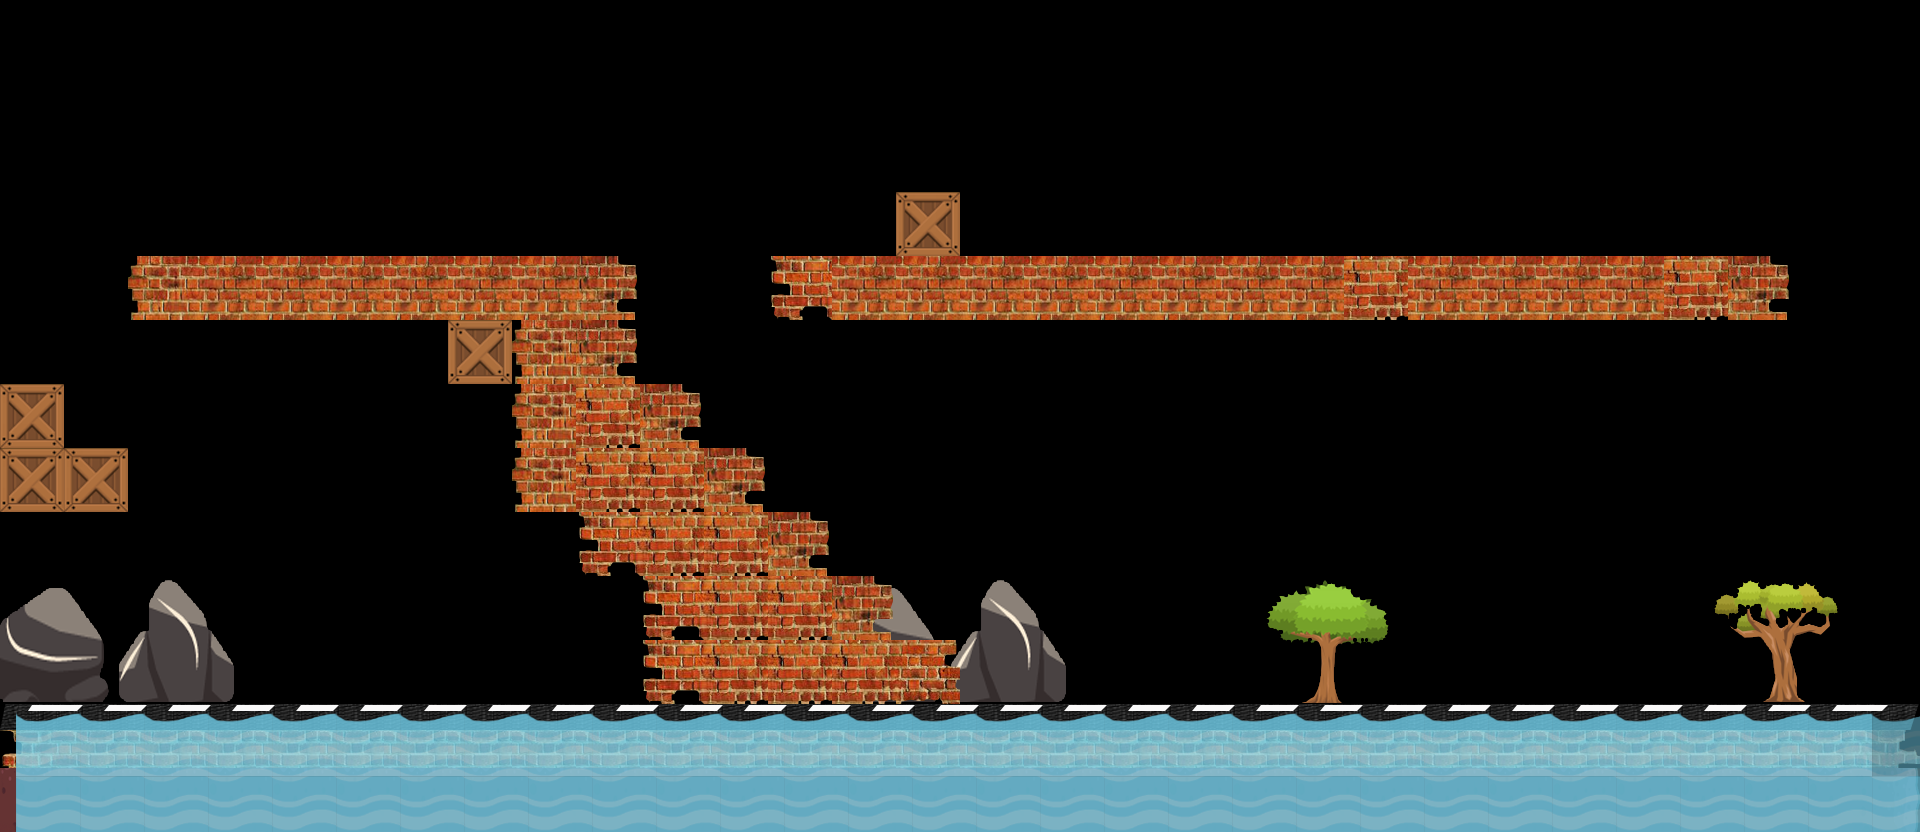

This game map was drawn from its Tiled (.tmx) file and the tilesets committed beside it. A one-line description and the full map source follow:
An orthogonal 30x13 tile map with 64x64 px tiles, 4 tile layers (bg2, bg1, floor, fg) and 49 objects (6x enemy, player, goal).

<map version="1.0" orientation="orthogonal" renderorder="right-down" width="30" height="13" tilewidth="64" tileheight="64" nextobjectid="247">
 <tileset firstgid="1" name="tileset_01" tilewidth="64" tileheight="64" tilecount="96" columns="12">
  <image source="tileset_01.png" width="768" height="512" />
 </tileset>
 <layer name="bg2" width="30" height="13" offsetx="-16" offsety="0">
  <data encoding="csv">
0,0,0,0,0,0,0,0,0,0,0,0,0,0,0,0,0,0,0,0,0,0,0,0,0,0,0,0,0,0,
0,0,0,0,0,0,0,0,0,0,0,0,0,0,0,0,0,0,0,0,0,0,0,0,0,0,0,0,0,0,
0,0,0,0,0,0,0,0,0,0,0,0,0,0,0,0,0,0,0,0,0,0,0,0,0,0,0,0,0,0,
0,0,0,0,0,0,0,0,0,0,0,0,0,0,0,0,0,0,0,0,0,0,0,0,0,0,0,0,0,0,
0,0,0,0,0,0,0,0,0,0,0,0,0,0,0,0,0,0,0,0,0,0,0,0,0,0,0,0,0,0,
0,0,0,0,0,0,0,0,0,0,0,0,0,0,0,0,0,0,0,0,0,0,0,0,0,0,0,0,0,0,
0,0,0,0,0,0,0,0,0,0,0,0,0,0,0,0,0,0,0,0,0,0,0,0,0,0,0,0,0,0,
0,0,0,0,0,0,0,0,0,0,0,0,0,0,0,0,0,0,0,0,0,0,0,0,0,0,0,0,0,0,
0,0,0,0,0,0,0,0,0,0,0,0,0,0,0,0,0,0,0,0,0,0,0,0,0,0,0,0,0,0,
73,74,75,76,0,0,0,0,0,0,0,0,0,73,74,75,76,0,0,0,79,80,0,0,0,0,0,51,52,0,
85,86,87,88,0,0,0,0,0,0,0,0,0,85,86,87,88,0,0,0,91,92,0,0,0,0,0,63,64,0,
0,0,0,0,0,0,0,0,0,0,0,0,0,0,0,0,0,0,0,0,0,0,0,0,0,0,0,0,0,0,
0,0,0,0,0,0,0,0,0,0,0,0,0,0,0,0,0,0,0,0,0,0,0,0,0,0,0,0,0,0
</data>
 </layer>
 <layer name="bg1" width="30" height="13" offsetx="0" offsety="4">
  <data encoding="csv">
0,0,0,0,0,0,0,0,0,0,0,0,0,0,0,0,0,0,0,0,0,0,0,0,0,0,0,0,0,0,
0,0,0,0,0,0,0,0,0,0,0,0,0,0,0,0,0,0,0,0,0,0,0,0,0,0,0,0,0,0,
0,0,0,0,0,0,0,0,0,0,0,0,0,0,0,0,0,0,0,0,0,0,0,0,0,0,0,0,0,0,
0,0,0,0,0,0,0,0,0,0,0,0,0,0,0,0,0,0,0,0,0,0,0,0,0,0,0,0,0,0,
0,0,0,0,0,0,0,0,0,0,0,0,0,0,0,0,0,0,0,0,0,0,0,0,0,0,0,0,0,0,
0,0,0,0,0,0,0,0,0,0,0,0,0,0,0,0,0,0,0,0,0,0,0,0,0,0,0,0,0,0,
0,0,0,0,0,0,0,0,0,0,0,0,0,0,0,0,0,0,0,0,0,0,0,0,0,0,0,0,0,0,
0,0,0,0,0,0,0,0,0,0,0,0,0,0,0,0,0,0,0,0,0,0,0,0,0,0,0,0,0,0,
0,0,0,0,0,0,0,0,0,0,0,0,0,0,0,0,0,0,0,0,0,0,0,0,0,0,0,0,0,0,
0,0,0,0,0,0,0,0,0,0,0,0,0,0,0,0,0,0,0,0,0,0,0,0,0,0,0,0,0,0,
0,0,0,0,0,0,0,0,0,0,0,0,0,0,0,0,0,0,0,0,0,0,0,0,0,0,0,0,0,0,
0,0,0,0,0,0,0,0,0,0,0,0,0,0,0,0,0,0,0,0,0,0,0,0,0,0,0,0,0,0,
0,0,0,0,0,0,0,0,0,0,0,0,0,0,0,0,0,0,0,0,0,0,0,0,0,0,0,0,0,0
</data>
 </layer>
 <layer name="floor" width="30" height="13">
  <data encoding="csv">
0,0,0,0,0,0,0,0,0,0,0,0,0,0,0,0,0,0,0,0,0,0,0,0,0,0,0,0,0,0,
0,0,0,0,0,0,0,0,0,0,0,0,0,0,0,0,0,0,0,0,0,0,0,0,0,0,0,0,0,0,
0,0,0,0,0,0,0,0,0,0,0,0,0,0,0,0,0,0,0,0,0,0,0,0,0,0,0,0,0,0,
0,0,0,0,0,0,0,0,0,0,0,0,0,0,18,0,0,0,0,0,0,0,0,0,0,0,0,0,0,0,
0,0,58,59,59,59,59,59,59,60,0,0,70,59,59,59,59,59,59,59,59,71,59,59,59,59,71,60,0,0,
0,0,0,0,0,0,0,18,58,60,0,0,0,0,0,0,0,0,0,0,0,0,0,0,0,0,0,0,0,0,
18,0,0,0,0,0,0,0,58,71,60,0,0,0,0,0,0,0,0,0,0,0,0,0,0,0,0,0,0,0,
18,18,0,0,0,0,0,0,58,71,71,60,0,0,0,0,0,0,0,0,0,0,0,0,0,0,0,0,0,0,
0,0,0,0,0,0,0,0,0,70,71,71,60,0,0,0,0,0,0,0,0,0,0,0,0,0,0,0,0,0,
0,0,0,0,0,0,0,0,0,0,70,71,71,60,0,0,0,0,0,0,0,0,0,0,0,0,0,0,0,0,
0,0,0,0,0,0,0,0,0,0,70,71,71,71,72,0,0,0,0,0,0,0,0,0,0,0,0,0,0,0,
46,47,47,47,47,47,47,47,47,47,47,47,47,47,47,47,47,47,47,47,47,47,47,47,47,47,47,47,47,48,
14,14,14,14,14,14,14,14,14,14,14,14,14,14,14,14,14,14,14,14,14,14,14,14,14,14,14,14,14,15
</data>
 </layer>
 <layer name="fg" width="30" height="13" offsetx="16" offsety="8">
  <data encoding="csv">
0,0,0,0,0,0,0,0,0,0,0,0,0,0,0,0,0,0,0,0,0,0,0,0,0,0,0,0,0,0,
0,0,0,0,0,0,0,0,0,0,0,0,0,0,0,0,0,0,0,0,0,0,0,0,0,0,0,0,0,0,
0,0,0,0,0,0,0,0,0,0,0,0,0,0,0,0,0,0,0,0,0,0,0,0,0,0,0,0,0,0,
0,0,0,0,0,0,0,0,0,0,0,0,0,0,0,0,0,0,0,0,0,0,0,0,0,0,0,0,0,0,
0,0,0,0,0,0,0,0,0,0,0,0,0,0,0,0,0,0,0,0,0,0,0,0,0,0,0,0,0,0,
0,0,0,0,0,0,0,0,0,0,0,0,0,0,0,0,0,0,0,0,0,0,0,0,0,0,0,0,0,0,
0,0,0,0,0,0,0,0,0,0,0,0,0,0,0,0,0,0,0,0,0,0,0,0,0,0,0,0,0,0,
0,0,0,0,0,0,0,0,0,0,0,0,0,0,0,0,0,0,0,0,0,0,0,0,0,0,0,0,0,0,
0,0,0,0,0,0,0,0,0,0,0,0,0,0,0,0,0,0,0,0,0,0,0,0,0,0,0,0,0,0,
0,0,0,0,0,0,0,0,0,0,0,0,0,0,0,0,0,0,57,0,0,0,0,0,0,0,0,0,0,0,
0,0,0,0,0,0,0,0,0,0,0,0,0,0,0,0,0,0,0,0,0,0,0,0,0,0,0,0,0,0,
41,41,41,41,41,41,41,41,41,41,41,41,41,41,41,41,41,41,41,41,41,41,41,41,41,41,41,41,41,41,
43,43,43,43,43,43,43,43,43,43,43,43,43,43,43,43,43,43,43,43,43,43,43,43,43,43,43,43,43,43
</data>
 </layer>
 <objectgroup name="actors">
  <object id="1" type="player" x="1648" y="640" width="62" height="63" />
  <object id="2" name="dino" type="enemy" x="320" y="624" width="61" height="65" />
  <object id="5" type="goal" x="544" y="608" width="65" height="73" />
  <object id="6" name="zombie1" type="enemy" x="64" y="384" width="61" height="65" />
  <object id="7" name="zombie1" type="enemy" x="1344" y="512" width="61" height="65" />
  <object id="9" name="zombie2" type="enemy" x="1136" y="176" width="61" height="65" />
  <object id="37" gid="9" x="688" y="704" width="64" height="64" />
  <object id="38" gid="9" x="1088" y="704" width="64" height="64" />
  <object id="43" gid="34" x="1056" y="256" width="32" height="32" />
  <object id="44" gid="34" x="1216" y="704" width="32" height="32" />
  <object id="45" gid="34" x="832" y="560" width="32" height="32" />
  <object id="56" gid="10" x="272" y="448" width="32" height="32" />
  <object id="58" gid="10" x="480" y="528" width="32" height="32" />
  <object id="59" gid="10" x="208" y="448" width="32" height="32" />
  <object id="60" gid="10" x="592" y="256" width="32" height="32" />
  <object id="61" gid="10" x="544" y="256" width="32" height="32" />
  <object id="62" gid="10" x="544" y="208" width="32" height="32" />
  <object id="63" gid="10" x="496" y="256" width="32" height="32" />
  <object id="68" gid="10" x="480" y="624" width="32" height="32" />
  <object id="69" gid="10" x="1008" y="688" width="32" height="32" />
  <object id="70" gid="10" x="1168" y="576" width="32" height="32" />
  <object id="71" gid="10" x="1568" y="560" width="32" height="32" />
  <object id="116" gid="10" x="912" y="624" width="32" height="32" />
  <object id="117" gid="10" x="656" y="304" width="32" height="32" />
  <object id="118" gid="10" x="720" y="416" width="32" height="32" />
  <object id="119" gid="10" x="784" y="480" width="32" height="32" />
  <object id="120" gid="10" x="1520" y="224" width="32" height="32" />
  <object id="121" gid="10" x="1568" y="224" width="32" height="32" />
  <object id="122" gid="10" x="1616" y="224" width="32" height="32" />
  <object id="123" gid="10" x="1472" y="224" width="32" height="32" />
  <object id="204" gid="34" x="800" y="256" width="32" height="32" />
  <object id="205" name="zombie3" type="enemy" x="640" y="304" width="61" height="65" />
  <object id="206" gid="34" x="208" y="704" width="32" height="32" />
  <object id="207" name="zombie1" type="enemy" x="944" y="448" width="61" height="65" />
  <object id="208" gid="20" x="1840" y="704" width="64" height="64" />
  <object id="227" gid="10" x="1520" y="560" width="32" height="32" />
  <object id="228" gid="10" x="1072" y="576" width="32" height="32" />
  <object id="229" gid="10" x="1120" y="576" width="32" height="32" />
  <object id="230" gid="10" x="1616" y="560" width="32" height="32" />
  <object id="231" gid="10" x="480" y="576" width="32" height="32" />
  <object id="237" gid="10" x="1568" y="160" width="32" height="32" />
  <object id="238" gid="10" x="1472" y="192" width="32" height="32" />
  <object id="239" gid="10" x="1520" y="192" width="32" height="32" />
  <object id="241" gid="10" x="1664" y="224" width="32" height="32" />
  <object id="242" gid="10" x="1616" y="192" width="32" height="32" />
  <object id="243" gid="10" x="1568" y="192" width="32" height="32" />
  <object id="244" gid="10" x="1024" y="576" width="32" height="32" />
  <object id="245" gid="10" x="2016" y="160" width="32" height="32" />
  <object id="246" gid="10" x="1664" y="192" width="32" height="32" />
 </objectgroup>
</map>
